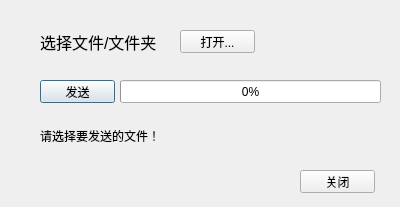
<?xml version="1.0" encoding="UTF-8"?>
<ui version="4.0">
 <class>server</class>
 <widget class="QDialog" name="server">
  <property name="geometry">
   <rect>
    <x>0</x>
    <y>0</y>
    <width>400</width>
    <height>207</height>
   </rect>
  </property>
  <property name="windowTitle">
   <string>Dialog</string>
  </property>
  <widget class="QLabel" name="label">
   <property name="geometry">
    <rect>
     <x>40</x>
     <y>30</y>
     <width>121</width>
     <height>21</height>
    </rect>
   </property>
   <property name="text">
    <string>&lt;html&gt;&lt;head/&gt;&lt;body&gt;&lt;p&gt;&lt;span style=&quot; font-size:12pt;&quot;&gt;选择文件/文件夹&lt;/span&gt;&lt;/p&gt;&lt;/body&gt;&lt;/html&gt;</string>
   </property>
  </widget>
  <widget class="QLabel" name="messageLbl">
   <property name="geometry">
    <rect>
     <x>40</x>
     <y>110</y>
     <width>331</width>
     <height>51</height>
    </rect>
   </property>
   <property name="text">
    <string>请选择要发送的文件！</string>
   </property>
  </widget>
  <widget class="QProgressBar" name="progressBar">
   <property name="geometry">
    <rect>
     <x>120</x>
     <y>80</y>
     <width>261</width>
     <height>23</height>
    </rect>
   </property>
   <property name="value">
    <number>0</number>
   </property>
  </widget>
  <widget class="QPushButton" name="sendBtn">
   <property name="geometry">
    <rect>
     <x>40</x>
     <y>80</y>
     <width>75</width>
     <height>23</height>
    </rect>
   </property>
   <property name="text">
    <string>发送</string>
   </property>
  </widget>
  <widget class="QPushButton" name="openBtn">
   <property name="geometry">
    <rect>
     <x>180</x>
     <y>30</y>
     <width>75</width>
     <height>23</height>
    </rect>
   </property>
   <property name="text">
    <string>打开...</string>
   </property>
  </widget>
  <widget class="QPushButton" name="colseBtn">
   <property name="geometry">
    <rect>
     <x>300</x>
     <y>170</y>
     <width>75</width>
     <height>23</height>
    </rect>
   </property>
   <property name="text">
    <string>关闭</string>
   </property>
  </widget>
 </widget>
 <resources/>
 <connections/>
</ui>
